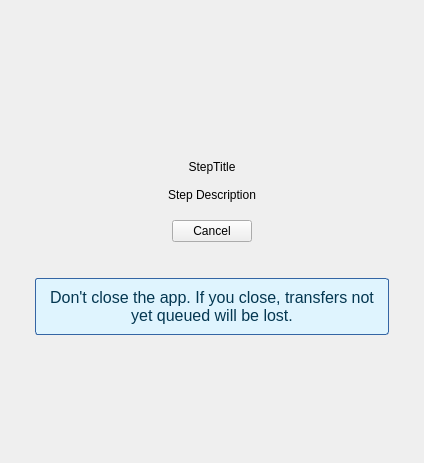
<?xml version="1.0" encoding="UTF-8"?>
<ui version="4.0">
 <class>ScanningWidget</class>
 <widget class="QWidget" name="ScanningWidget">
  <property name="geometry">
   <rect>
    <x>0</x>
    <y>0</y>
    <width>424</width>
    <height>463</height>
   </rect>
  </property>
  <property name="windowTitle">
   <string notr="true"/>
  </property>
  <layout class="QVBoxLayout" name="verticalLayout">
   <item>
    <spacer name="verticalSpacer_4">
     <property name="orientation">
      <enum>Qt::Vertical</enum>
     </property>
     <property name="sizeHint" stdset="0">
      <size>
       <width>20</width>
       <height>40</height>
      </size>
     </property>
    </spacer>
   </item>
   <item>
    <layout class="QHBoxLayout" name="horizontalLayout">
     <item>
      <spacer name="horizontalSpacer_18">
       <property name="orientation">
        <enum>Qt::Horizontal</enum>
       </property>
       <property name="sizeHint" stdset="0">
        <size>
         <width>40</width>
         <height>20</height>
        </size>
       </property>
      </spacer>
     </item>
     <item>
      <widget class="QLabel" name="lAnimation">
       <property name="text">
        <string/>
       </property>
      </widget>
     </item>
     <item>
      <spacer name="horizontalSpacer_17">
       <property name="orientation">
        <enum>Qt::Horizontal</enum>
       </property>
       <property name="sizeHint" stdset="0">
        <size>
         <width>40</width>
         <height>20</height>
        </size>
       </property>
      </spacer>
     </item>
    </layout>
   </item>
   <item>
    <spacer name="verticalSpacer_9">
     <property name="orientation">
      <enum>Qt::Vertical</enum>
     </property>
     <property name="sizeType">
      <enum>QSizePolicy::Fixed</enum>
     </property>
     <property name="sizeHint" stdset="0">
      <size>
       <width>20</width>
       <height>5</height>
      </size>
     </property>
    </spacer>
   </item>
   <item>
    <widget class="QLabel" name="lStepTitle">
     <property name="text">
      <string notr="true">StepTitle</string>
     </property>
     <property name="alignment">
      <set>Qt::AlignCenter</set>
     </property>
    </widget>
   </item>
   <item>
    <spacer name="verticalSpacer">
     <property name="orientation">
      <enum>Qt::Vertical</enum>
     </property>
     <property name="sizeType">
      <enum>QSizePolicy::Fixed</enum>
     </property>
     <property name="sizeHint" stdset="0">
      <size>
       <width>20</width>
       <height>8</height>
      </size>
     </property>
    </spacer>
   </item>
   <item>
    <widget class="QLabel" name="lStepDescription">
     <property name="text">
      <string notr="true">Step Description</string>
     </property>
     <property name="alignment">
      <set>Qt::AlignCenter</set>
     </property>
    </widget>
   </item>
   <item>
    <spacer name="verticalSpacer_2">
     <property name="orientation">
      <enum>Qt::Vertical</enum>
     </property>
     <property name="sizeType">
      <enum>QSizePolicy::Fixed</enum>
     </property>
     <property name="sizeHint" stdset="0">
      <size>
       <width>20</width>
       <height>12</height>
      </size>
     </property>
    </spacer>
   </item>
   <item>
    <layout class="QHBoxLayout" name="horizontalLayout_2">
     <item>
      <spacer name="horizontalSpacer_19">
       <property name="orientation">
        <enum>Qt::Horizontal</enum>
       </property>
       <property name="sizeHint" stdset="0">
        <size>
         <width>40</width>
         <height>20</height>
        </size>
       </property>
      </spacer>
     </item>
     <item>
      <widget class="QPushButton" name="pBlockingStageCancel">
       <property name="cursor">
        <cursorShape>PointingHandCursor</cursorShape>
       </property>
       <property name="text">
        <string>Cancel</string>
       </property>
      </widget>
     </item>
     <item>
      <spacer name="horizontalSpacer_20">
       <property name="orientation">
        <enum>Qt::Horizontal</enum>
       </property>
       <property name="sizeHint" stdset="0">
        <size>
         <width>40</width>
         <height>20</height>
        </size>
       </property>
      </spacer>
     </item>
    </layout>
   </item>
   <item>
    <spacer name="verticalSpacer_10">
     <property name="orientation">
      <enum>Qt::Vertical</enum>
     </property>
     <property name="sizeType">
      <enum>QSizePolicy::Fixed</enum>
     </property>
     <property name="sizeHint" stdset="0">
      <size>
       <width>20</width>
       <height>30</height>
      </size>
     </property>
    </spacer>
   </item>
   <item>
    <layout class="QHBoxLayout" name="horizontalLayout_3">
     <item>
      <spacer name="horizontalSpacer">
       <property name="orientation">
        <enum>Qt::Horizontal</enum>
       </property>
       <property name="sizeHint" stdset="0">
        <size>
         <width>40</width>
         <height>20</height>
        </size>
       </property>
      </spacer>
     </item>
     <item>
      <widget class="QFrame" name="frame">
       <property name="sizePolicy">
        <sizepolicy hsizetype="Maximum" vsizetype="Maximum">
         <horstretch>0</horstretch>
         <verstretch>0</verstretch>
        </sizepolicy>
       </property>
       <property name="autoFillBackground">
        <bool>false</bool>
       </property>
       <property name="styleSheet">
        <string notr="true">background-color: rgb(223, 244, 254);
border-color: rgb(52, 101, 164);
border-style: solid;
border-width: 1px; 
border-radius: 3px;</string>
       </property>
       <layout class="QVBoxLayout" name="verticalLayout_2">
        <item>
         <widget class="QLabel" name="label">
          <property name="styleSheet">
           <string notr="true">color: rgb(4, 55, 81);
border-width : 0px;
font: 12pt
</string>
          </property>
          <property name="frameShadow">
           <enum>QFrame::Plain</enum>
          </property>
          <property name="text">
           <string>Don't close the app. If you close, transfers not yet queued will be lost.</string>
          </property>
          <property name="alignment">
           <set>Qt::AlignCenter</set>
          </property>
          <property name="wordWrap">
           <bool>true</bool>
          </property>
         </widget>
        </item>
       </layout>
      </widget>
     </item>
     <item>
      <spacer name="horizontalSpacer_2">
       <property name="orientation">
        <enum>Qt::Horizontal</enum>
       </property>
       <property name="sizeHint" stdset="0">
        <size>
         <width>40</width>
         <height>20</height>
        </size>
       </property>
      </spacer>
     </item>
    </layout>
   </item>
   <item>
    <spacer name="verticalSpacer_8">
     <property name="orientation">
      <enum>Qt::Vertical</enum>
     </property>
     <property name="sizeHint" stdset="0">
      <size>
       <width>20</width>
       <height>107</height>
      </size>
     </property>
    </spacer>
   </item>
  </layout>
 </widget>
 <resources/>
 <connections/>
</ui>
